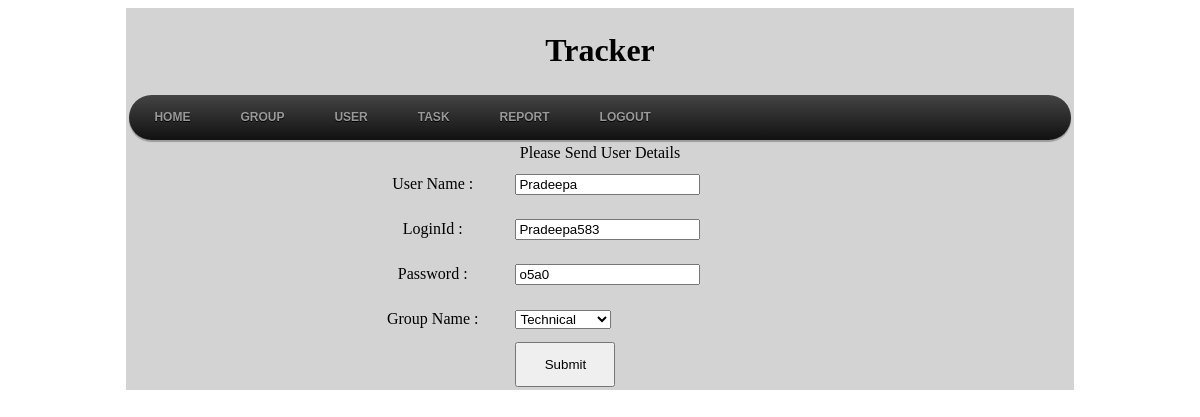
The app's page /Tracker/admin/MailUser.php?loginId=PV00434293@TechMahindra.com (signed in) with its own data.
### tables this page shows
CREATE TABLE IF NOT EXISTS `user_tracker` (
  `UserName` varchar(40) NOT NULL,
  `LoginId` varchar(20) NOT NULL,
  `Password` varchar(20) NOT NULL,
  `GroupName` varchar(20) NOT NULL,
  `emailId` varchar(60) NOT NULL,
  PRIMARY KEY (`LoginId`),
  KEY `GroupName` (`GroupName`)
);

### Tracker/admin/MailUser.php (the view, shortened to what this page needs)
<?php
include ("header.php");
$loginid = $_GET ["loginId"];
$sqlQuery = "select * from user_tracker where emailId='$loginid'";
$selectEditDb = mysqli_query ( $conn, $sqlQuery );
$resultArray = mysqli_fetch_array ( $selectEditDb );
?>
<tr>
	<td>
		<form name="Mail_User" action="mailto:<?php echo $loginid; ?>" method="post"
			onSubmit="return val();">
			<table width="500px" align="center" border="0" cellpadding="0"
				cellspacing="0">
				<tr>
					<td colspan="2" align="center" class="heading">Please Send User
						Details</td>
				</tr>
				<tr>
					<td align="center" height="45px">User Name :</td>
					<td><input type="text" name="txtUserName" readonly="true"
						value="<?php echo $resultArray["UserName"]; ?>" /></td>
				</tr>
				<tr>
					<td align="center" height="45px">LoginId :</td>
					<td><input type="text" name="txtLoginId" readonly="true" value="<?php echo $resultArray["LoginId"]; ?>" /></td>
				</tr>
				<tr>
					<td align="center" height="45px">Password :</td>
					<td><input type="text" name="txtPassword" readonly="true" value="<?php echo $resultArray["Password"]; ?>" /></td>
				</tr>
				<tr>
					<td align="center" height="45px">Group Name :</td>
					<td><select name="cboGroupName">
							<option value="<?php echo $resultArray["GroupName"]; ?>"><?php echo $resultArray["GroupName"]; ?></option>
					</select></td>
				</tr>
				<tr>
					<td align="right" height="45"></td>
					<td height="40px"><input type="submit" name="cmdSubmit" class="sub"
						value="Submit" style="height: 45px; width: 100px;"></td>
				</tr>
			</table>
		</form>
	</td>
</tr>

### records on screen
user_tracker: txtUserName "Pradeepa", txtLoginId "Pradeepa583", txtPassword "o5a0", cboGroupName "Technical"
